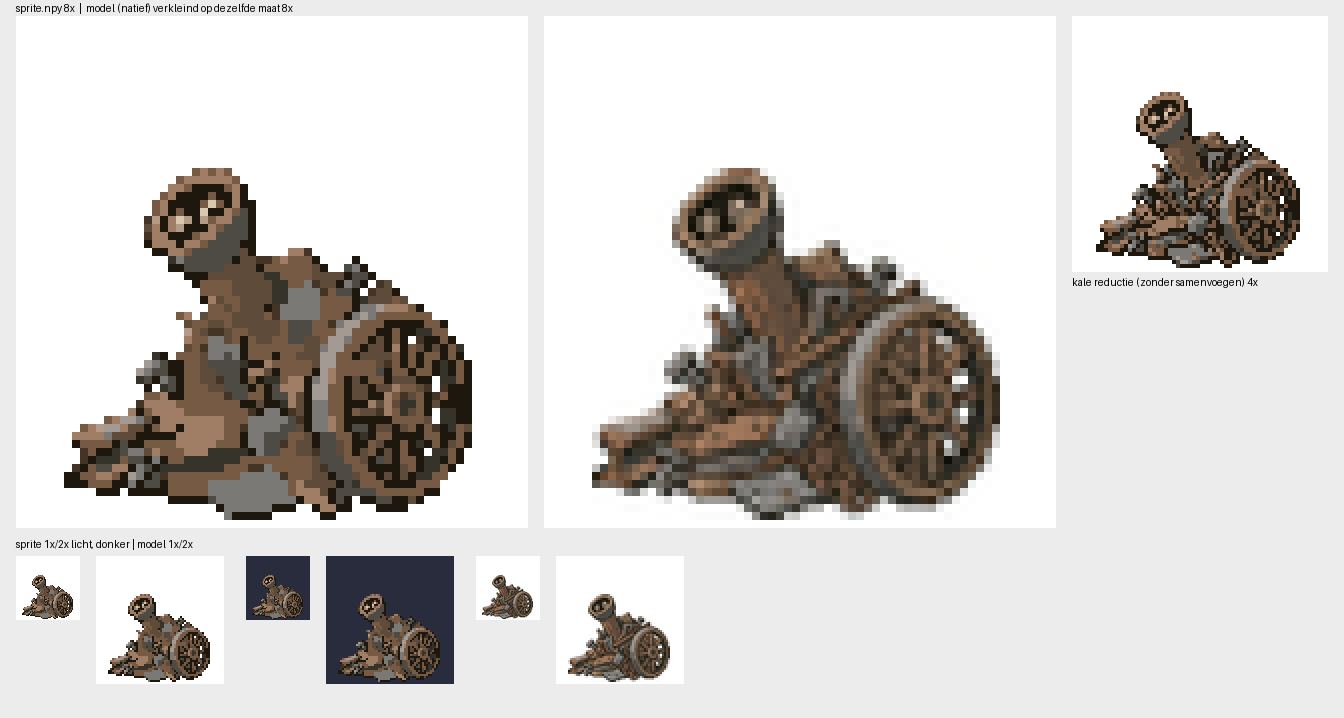

Generate this figure with Python:
# vel: sprite 8x | model (natief, onbewerkt) verkleind op dezelfde maat (LANCZOS) 8x ; 1x/2x op licht en donker
import sys; from PIL import Image, ImageDraw; import numpy as np
NPY=sys.argv[1]; OUT=sys.argv[2]; PNG=sys.argv[3] if len(sys.argv)>3 else None
H=lambda c:[int(c[i:i+2],16) for i in (1,3,5)]
PAL=['#1e170e','#433425','#5f4b3a','#765a43','#9f7e65','#b39b87','#36332b','#4e4a44','#7b7975','#a39b93','#d8c8b0']
P=np.array([H(c) for c in PAL],np.uint8)
o=np.load(NPY)
rgba=np.zeros((64,64,4),np.uint8); rgba[o>0,:3]=P[o[o>0]-1]; rgba[o>0,3]=255
sp=Image.fromarray(rgba,'RGBA')
if PNG:
    sp.save(PNG); sp.convert('RGB').resize((512,512),Image.NEAREST)
    w=Image.new('RGB',(64,64),'white'); w.paste(sp,(0,0),sp); w.resize((512,512),Image.NEAREST).save(PNG.replace('.png','_8x.png'))
X,Y,ww,hh=[int(t) for t in open('plaats.txt').read().split()]
m=Image.open('natief.png').convert('RGB'); a=np.asarray(m); fg=a.min(2)<225; ys,xs=np.where(fg)
mm=m.crop((xs.min(),ys.min(),xs.max()+1,ys.max()+1)).resize((ww,hh),Image.LANCZOS)
ref=Image.new('RGB',(64,64),'white'); ref.paste(mm,(X,Y))
def on(bg): b=Image.new('RGBA',(64,64),bg); return Image.alpha_composite(b,sp).convert('RGB')
V=Image.new('RGB',(512*2+48+256+16,512+16+190),(236,236,236)); d=ImageDraw.Draw(V)
V.paste(on((255,255,255,255)).resize((512,512),Image.NEAREST),(16,16)); V.paste(ref.resize((512,512),Image.NEAREST),(512+32,16))
y=512+44; x=16
for bg in ((255,255,255),(40,44,60)):
    V.paste(on(bg+(255,)),(x,y)); x+=80
    V.paste(on(bg+(255,)).resize((128,128),Image.NEAREST),(x,y)); x+=150
V.paste(ref,(x,y)); V.paste(ref.resize((128,128),Image.NEAREST),(x+80,y))
import os
if os.path.exists('kaal.npy'):
    k=np.load('kaal.npy'); kr=np.full((64,64,3),255,np.uint8); kr[k>0]=P[k[k>0]-1]
    V.paste(Image.fromarray(kr).resize((256,256),Image.NEAREST),(512*2+48,16)); d.text((512*2+48,276),'kale reductie (zonder samenvoegen) 4x',fill=(0,0,0))
d.text((16,2),f'{NPY} 8x  |  model (natief) verkleind op dezelfde maat 8x',fill=(0,0,0)); d.text((16,512+26),'sprite 1x/2x licht, donker | model 1x/2x',fill=(0,0,0))
V.save(OUT)
